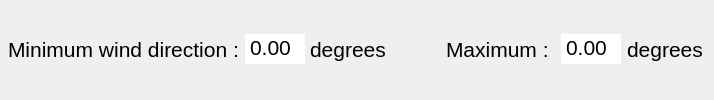
              <widget class="QFrame" name="frame_30">
               <property name="styleSheet">
                <string notr="true">border-top: none;</string>
               </property>
               <property name="frameShape">
                <enum>QFrame::Shape::StyledPanel</enum>
               </property>
               <property name="frameShadow">
                <enum>QFrame::Shadow::Raised</enum>
               </property>
               <layout class="QHBoxLayout" name="horizontalLayout_34" stretch="0,1">
                <property name="spacing">
                 <number>0</number>
                </property>
                <property name="leftMargin">
                 <number>0</number>
                </property>
                <property name="topMargin">
                 <number>0</number>
                </property>
                <property name="rightMargin">
                 <number>0</number>
                </property>
                <property name="bottomMargin">
                 <number>0</number>
                </property>
                <item>
                 <widget class="QFrame" name="frame_31">
                  <property name="styleSheet">
                   <string notr="true">border-top: none;</string>
                  </property>
                  <property name="frameShape">
                   <enum>QFrame::Shape::StyledPanel</enum>
                  </property>
                  <property name="frameShadow">
                   <enum>QFrame::Shadow::Raised</enum>
                  </property>
                  <layout class="QHBoxLayout" name="horizontalLayout_35" stretch="2,1,0,1">
                   <property name="spacing">
                    <number>0</number>
                   </property>
                   <property name="leftMargin">
                    <number>6</number>
                   </property>
                   <item>
                    <widget class="QLabel" name="label_35">
                     <property name="font">
                      <font>
                       <family>Segoe UI</family>
                       <pointsize>16</pointsize>
                      </font>
                     </property>
                     <property name="text">
                      <string>Minimum wind direction : </string>
                     </property>
                    </widget>
                   </item>
                   <item>
                    <widget class="FreeInputSpinBox" name="doubleSpinBox_16">
                     <property name="sizePolicy">
                      <sizepolicy hsizetype="Fixed" vsizetype="Fixed">
                       <horstretch>0</horstretch>
                       <verstretch>0</verstretch>
                      </sizepolicy>
                     </property>
                     <property name="maximumSize">
                      <size>
                       <width>60</width>
                       <height>16777215</height>
                      </size>
                     </property>
                     <property name="font">
                      <font>
                       <family>Segoe UI</family>
                       <pointsize>16</pointsize>
                      </font>
                     </property>
                     <property name="buttonSymbols">
                      <enum>QAbstractSpinBox::ButtonSymbols::NoButtons</enum>
                     </property>
                     <property name="suffix">
                      <string/>
                     </property>
                     <property name="minimum">
                      <double>-5.000000000000000</double>
                     </property>
                     <property name="maximum">
                      <double>5.000000000000000</double>
                     </property>
                    </widget>
                   </item>
                   <item>
                    <spacer name="horizontalSpacer_6">
                     <property name="orientation">
                      <enum>Qt::Orientation::Horizontal</enum>
                     </property>
                     <property name="sizeType">
                      <enum>QSizePolicy::Policy::Fixed</enum>
                     </property>
                     <property name="sizeHint" stdset="0">
                      <size>
                       <width>5</width>
                       <height>20</height>
                      </size>
                     </property>
                    </spacer>
                   </item>
                   <item>
                    <widget class="QLabel" name="label_45">
                     <property name="font">
                      <font>
                       <pointsize>16</pointsize>
                      </font>
                     </property>
                     <property name="text">
                      <string>degrees</string>
                     </property>
                    </widget>
                   </item>
                  </layout>
                 </widget>
                </item>
                <item>
                 <widget class="QFrame" name="frame_32">
                  <property name="styleSheet">
                   <string notr="true">border-top: none;</string>
                  </property>
                  <property name="frameShape">
                   <enum>QFrame::Shape::StyledPanel</enum>
                  </property>
                  <property name="frameShadow">
                   <enum>QFrame::Shadow::Raised</enum>
                  </property>
                  <layout class="QHBoxLayout" name="horizontalLayout_36" stretch="0,1,4,1">
                   <item>
                    <spacer name="horizontalSpacer_17">
                     <property name="orientation">
                      <enum>Qt::Orientation::Horizontal</enum>
                     </property>
                     <property name="sizeHint" stdset="0">
                      <size>
                       <width>40</width>
                       <height>20</height>
                      </size>
                     </property>
                    </spacer>
                   </item>
                   <item>
                    <widget class="QLabel" name="label_36">
                     <property name="font">
                      <font>
                       <family>Segoe UI</family>
                       <pointsize>16</pointsize>
                      </font>
                     </property>
                     <property name="text">
                      <string>Maximum : </string>
                     </property>
                    </widget>
                   </item>
                   <item>
                    <widget class="FreeInputSpinBox" name="doubleSpinBox_17">
                     <property name="sizePolicy">
                      <sizepolicy hsizetype="Fixed" vsizetype="Fixed">
                       <horstretch>0</horstretch>
                       <verstretch>0</verstretch>
                      </sizepolicy>
                     </property>
                     <property name="maximumSize">
                      <size>
                       <width>60</width>
                       <height>16777215</height>
                      </size>
                     </property>
                     <property name="font">
                      <font>
                       <family>Segoe UI</family>
                       <pointsize>16</pointsize>
                      </font>
                     </property>
                     <property name="buttonSymbols">
                      <enum>QAbstractSpinBox::ButtonSymbols::NoButtons</enum>
                     </property>
                     <property name="suffix">
                      <string/>
                     </property>
                     <property name="minimum">
                      <double>-5.000000000000000</double>
                     </property>
                     <property name="maximum">
                      <double>5.000000000000000</double>
                     </property>
                    </widget>
                   </item>
                   <item>
                    <widget class="QLabel" name="label_46">
                     <property name="font">
                      <font>
                       <pointsize>16</pointsize>
                      </font>
                     </property>
                     <property name="text">
                      <string>degrees</string>
                     </property>
                    </widget>
                   </item>
                  </layout>
                 </widget>
                </item>
               </layout>
              </widget>
